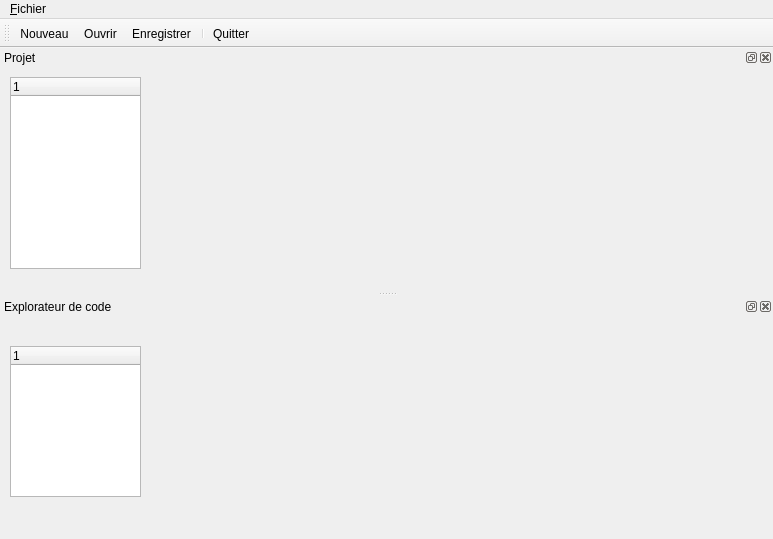
<?xml version="1.0" encoding="UTF-8"?>
<ui version="4.0">
 <class>QEditorWindow</class>
 <widget class="QMainWindow" name="QEditorWindow">
  <property name="geometry">
   <rect>
    <x>0</x>
    <y>0</y>
    <width>773</width>
    <height>539</height>
   </rect>
  </property>
  <property name="windowTitle">
   <string>monEditeur</string>
  </property>
  <property name="windowIcon">
   <iconset>
    <normaloff>../../.designer/backup/pixmap/centrejust.svg</normaloff>../../.designer/backup/pixmap/centrejust.svg</iconset>
  </property>
  <widget class="QMdiArea" name="centralwidget">
   <property name="viewMode">
    <enum>QMdiArea::SubWindowView</enum>
   </property>
   <property name="tabShape">
    <enum>QTabWidget::Rounded</enum>
   </property>
  </widget>
  <widget class="QMenuBar" name="menubar">
   <property name="geometry">
    <rect>
     <x>0</x>
     <y>0</y>
     <width>773</width>
     <height>27</height>
    </rect>
   </property>
   <widget class="QMenu" name="menu_Fichier">
    <property name="title">
     <string>&amp;Fichier</string>
    </property>
    <addaction name="action_Nouveau"/>
    <addaction name="action_Ouvrir"/>
    <addaction name="action_Enregistrer"/>
    <addaction name="action_Enregistrer_sous"/>
    <addaction name="separator"/>
    <addaction name="action_Quitter"/>
   </widget>
   <addaction name="menu_Fichier"/>
  </widget>
  <widget class="QToolBar" name="toolBar">
   <property name="windowTitle">
    <string>toolBar</string>
   </property>
   <attribute name="toolBarArea">
    <enum>TopToolBarArea</enum>
   </attribute>
   <attribute name="toolBarBreak">
    <bool>false</bool>
   </attribute>
   <addaction name="action_Nouveau"/>
   <addaction name="action_Ouvrir"/>
   <addaction name="action_Enregistrer"/>
   <addaction name="separator"/>
   <addaction name="action_Quitter"/>
  </widget>
  <widget class="QDockWidget" name="project">
   <property name="minimumSize">
    <size>
     <width>160</width>
     <height>200</height>
    </size>
   </property>
   <property name="windowTitle">
    <string>Projet</string>
   </property>
   <attribute name="dockWidgetArea">
    <number>1</number>
   </attribute>
   <widget class="QWidget" name="dockWidgetContents">
    <widget class="QTreeWidget" name="projectTree">
     <property name="geometry">
      <rect>
       <x>10</x>
       <y>10</y>
       <width>131</width>
       <height>192</height>
      </rect>
     </property>
     <column>
      <property name="text">
       <string notr="true">1</string>
      </property>
     </column>
    </widget>
   </widget>
  </widget>
  <widget class="QDockWidget" name="explorer">
   <property name="minimumSize">
    <size>
     <width>100</width>
     <height>200</height>
    </size>
   </property>
   <property name="floating">
    <bool>false</bool>
   </property>
   <property name="windowTitle">
    <string>Explorateur de code</string>
   </property>
   <attribute name="dockWidgetArea">
    <number>1</number>
   </attribute>
   <widget class="QWidget" name="dockWidgetContents_2">
    <widget class="QTreeWidget" name="explorerTree">
     <property name="geometry">
      <rect>
       <x>10</x>
       <y>30</y>
       <width>131</width>
       <height>151</height>
      </rect>
     </property>
     <column>
      <property name="text">
       <string notr="true">1</string>
      </property>
     </column>
    </widget>
   </widget>
  </widget>
  <action name="action_Nouveau">
   <property name="icon">
    <iconset>
     <normaloff>pixmap/document-new.png</normaloff>pixmap/document-new.png</iconset>
   </property>
   <property name="text">
    <string>&amp;Nouveau</string>
   </property>
   <property name="shortcut">
    <string>Ctrl+N</string>
   </property>
  </action>
  <action name="action_Ouvrir">
   <property name="icon">
    <iconset>
     <normaloff>pixmap/document-open.png</normaloff>pixmap/document-open.png</iconset>
   </property>
   <property name="text">
    <string>&amp;Ouvrir</string>
   </property>
  </action>
  <action name="action_Quitter">
   <property name="icon">
    <iconset>
     <normaloff>pixmap/exit.png</normaloff>pixmap/exit.png</iconset>
   </property>
   <property name="text">
    <string>&amp;Quitter</string>
   </property>
   <property name="menuRole">
    <enum>QAction::QuitRole</enum>
   </property>
  </action>
  <action name="action_Enregistrer">
   <property name="icon">
    <iconset>
     <normaloff>pixmap/document-save.png</normaloff>pixmap/document-save.png</iconset>
   </property>
   <property name="text">
    <string>&amp;Enregistrer</string>
   </property>
   <property name="shortcut">
    <string>Ctrl+S</string>
   </property>
  </action>
  <action name="action_Enregistrer_sous">
   <property name="text">
    <string>&amp;Enregistrer sous</string>
   </property>
  </action>
 </widget>
 <resources/>
 <connections/>
</ui>
